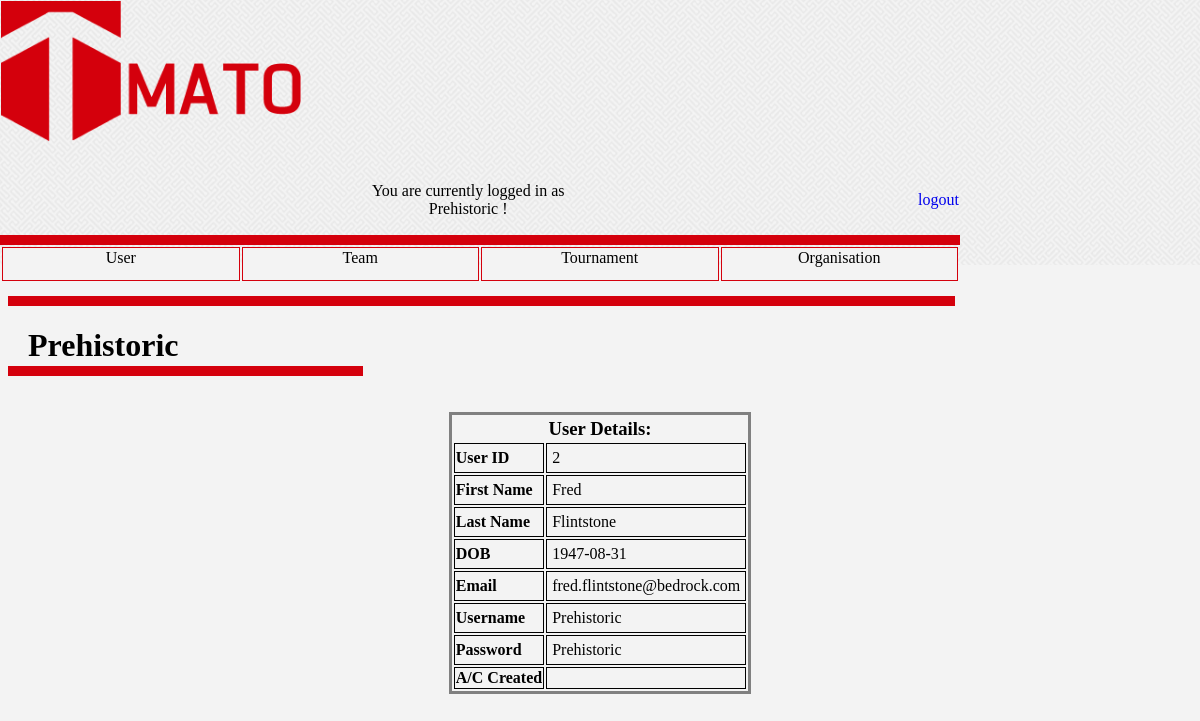
/user_account.php (signed in), run on the app's committed database.
### tables this page shows
CREATE TABLE `user` (
  `User_ID` int(11) NOT NULL,
  `User_FirstName` varchar(32) NOT NULL,
  `User_LastName` varchar(32) NOT NULL,
  `User_DOB` date NOT NULL,
  `User_EmailAdress` varchar(64) NOT NULL,
  `User_UserName` varchar(32) NOT NULL,
  `User_Password` varchar(32) NOT NULL,
  `User_PwordHash` varchar(64) NOT NULL,
  `User_Created` date NOT NULL,
  `User_Bio` text,
  `User_DisplayName` int(1) NOT NULL DEFAULT '0',
  `User_DisplayAge` int(1) NOT NULL DEFAULT '0'
);

### user_account.php (the view, shortened to what this page needs)
<!DOCTYPE html>
<html>
    <head>
        <link rel="stylesheet" type="text/css" href="css/tmato_theme.css">
        <link rel="stylesheet" type="text/css" href="css/style.css"/>
    </head>
    <body>
        <div class="nonScroll">
            <form method="post" action="php/login_handler.php">
                <table class="table_header">
                    <tr>
                        <td><a href = "homepage.php"><img src="resources\images\tmato.png" class="logo"></a></td>
                        <td>
                        </td>
                    </tr>
                    <tr>
                        <td><div class="spacerSmall"></div></td>
                    </tr>
                    <tr>
                    	<td>
                     	</td>
                        <td>
                            <?php
							if (isset($_SESSION['loggedin']) && $_SESSION['loggedin'] == true) {
                                echo "<p align='center'>You are currently logged in as " . $_SESSION['user'] . " !</p>"
                                ;
                            }
                            ?>
                        </td>
                        <td align="right">
                        <p align="right">
                        <?php
                        if (isset($_SESSION['loggedin']) && $_SESSION['loggedin'] == true) {
                        	echo "<a href='php/logout_handler.php' class='cleanLink'>logout</a>";
                        } else {
                            echo "<a href='registration.php' class='cleanLink'>Register</a>";
                        }
                        ?>
                        </p>
                     	</td>
                    </tr>
                </table>
            </form>
            <div class="pageBreak"></div>
            <div>
                <table class="table_nav">
                    <tr class="banner">
                        <td><a href ="user_account.php">User</a></td>
                        <td><a href ="team.php">Team</a></td>
                        <td><a href ="tournament.php">Tournament</a></td>
                        <td><a href ="organisation.php">Organisation</a></td>
                    </tr>
                </table>
            </div>
        </div>
        <div class="spacerLarge"></div>
        <div class="pageBreak"></div>
        <h1>
            <?php
            if (isset($_SESSION['loggedin']) && $_SESSION['loggedin'] == true) {
                echo $_SESSION['user'];
            } else {
                $_SESSION['loggedin'] = false;
                echo "User Name";
            }
            ?>
        </h1>
        <div class="headingBreak"></div>
        <div>
            <br><br>
            <div class="div_user">
                <table class="tbl_user">
                    <tr>
                        <th class="tbl_header" colspan="2">User Details:</th>
                    </tr>
                    <?php
                    if (isset($_SESSION['loggedin']) && $_SESSION['loggedin'] == true) {
                        $connection = mysqli_connect("localhost:3306", "root", "", "tmato_db");
                        $result = mysqli_query($connection, "SELECT * FROM user where User_UserName LIKE '{$_SESSION["user"]}';");
                        while ($output = mysqli_fetch_row($result)) {
                            echo"
                                <tr>
                                    <td class='th_user'>User ID</td><td class='td_user'>$output[0]</td>
                                </tr>
                                <tr>
                                    <td class='th_user'>First Name</td><td class='td_user'>$output[1]</td>
                                </tr>
                                <tr>
                                    <td class='th_user'>Last Name</td><td class='td_user'>$output[2]</td>
                                </tr>
                                <tr>
                                    <td class='th_user'>DOB</td><td class='td_user'>$output[3]</td>
                                </tr>
                                <tr>
                                    <td class='th_user'>Email</td><td class='td_user'>$output[4]</td>
                                </tr>
                                <tr>
                                    <td class='th_user'>Username</td><td class='td_user'>$output[5]</td>
                                </tr>
                                <tr>
                                    <td class='th_user'>Password</td><td class='td_user'>$output[6]</td>
                                </tr>
                                <tr>
                                    <td class='th_user'>A/C Created</td><td class='td_user'>$output[7]</td>
                                </tr>
                            ";
                        }
                    }
                    ?>
                </table>
            </div>
        </div>
    </body>
</html>

### css/tmato_theme.css (style rules this page uses)
.nonScroll { display: block; position: fixed; top: 0; left: 0; z-index: 1; width: 100%; height: 265px; background: url("../resources/images/maze_white.gif"); }
.banner td { width: 25%; height: 30px; border: 1px solid #D4000C; border-collapse: collapse; background-color: #F3F3F3; }
.banner a { width: 100%; height: 100%; display: block; text-decoration: none; color: black; text-align: center; vertical-align: middle; padding: 0px; }
.logo { max-width: 300px; max-height: 160px; }
.spacerSmall { height: 16px; }
.spacerLarge { height: 288px; }
.pageBreak { background-color: #D4000C; height: 10px; width: 80%; }
.headingBreak { background-color: #D4000C; height: 10px; width: 30%; margin-top: -20px; }
.cleanLink { text-decoration: none; }
p { width: 80%; margin-left: 20px; }
h1 { margin-left: 20px; }
body { background-color: #F3F3F3; }
.table_header { border-spacing: 0; table-layout: fixed; width: 80%; }
.table_nav { width: 80%; }

### css/style.css (style rules this page uses)
.tbl_header { font-size: 14pt; font-weight: bold; text-align: center; }
.tbl_user { margin: auto; border-style: solid; }
.th_user { border-style: solid; border-width: .5px; font-weight: bold; }
.td_user { border-style: solid; border-width: .5px; padding: 5px; }

### data on the page
user: User_ID "2", User_FirstName "Fred", User_LastName "Flintstone", User_DOB "1947-08-31", User_EmailAdress "fred.flintstone@bedrock.com", User_UserName "Prehistoric", User_Password "Prehistoric"

### other printed values
$_SESSION['user'] "Prehistoric"
